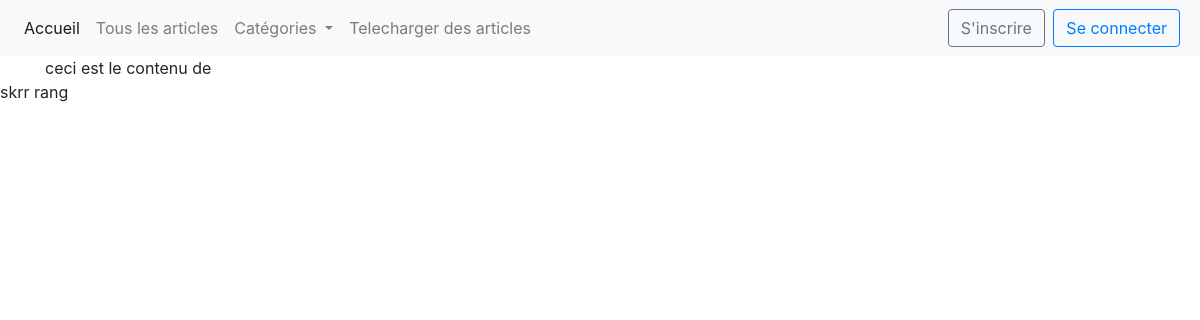
The page /articles/sante on the database as committed earlier.
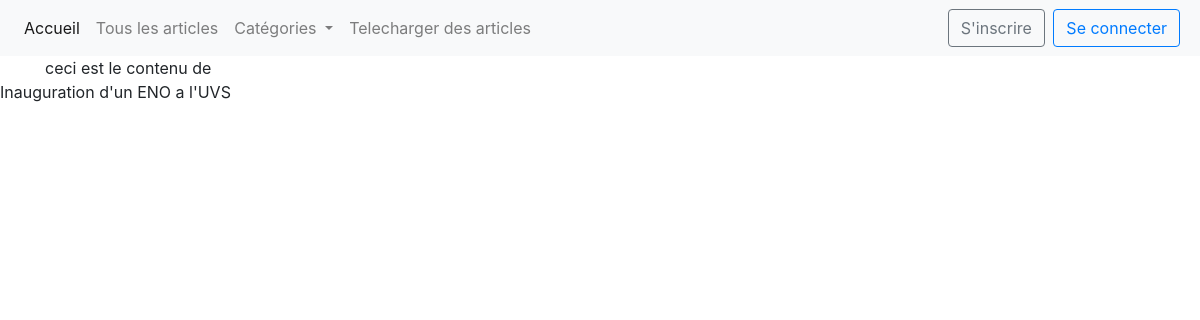
The same page on the database as committed later.
### App/models.py (models this page shows)
class Article(models.Model):
    titre = models.CharField(max_length=30)
    description = models.CharField(max_length=300)
    date = models.DateTimeField(default=timezone.now, blank=True)
    cat_choises = (
        ('sport', 'sport'),
        ('sante', 'sante'),
        ('politique', 'politique'),
    )
    categorie = models.CharField(max_length=30, choices=cat_choises)

### App/views.py (the view)
# urls.py: path('articles/sante', categorie_sante,name='sante' ),
def categorie_sante(request):
    liste_article = Article.objects.filter(categorie="sante")
    context = {'liste_articles': liste_article}
    return render(request, 'categorie-sante.html', context)

### App/templates/categorie-sante.html
{% extends 'base.html' %}
{% block content %}
    <div class="container">ceci est le contenu de {{ cat }}</div>
    {% for article in liste_articles %}
        {{ article.titre}}
    {% endfor %}
{% endblock %}

Rows that differ between the two databases and show on the page:
removed Article: titre "skrr"
removed Article: titre "rang"
added Article: titre "Inauguration d'un ENO a l'UVS"
